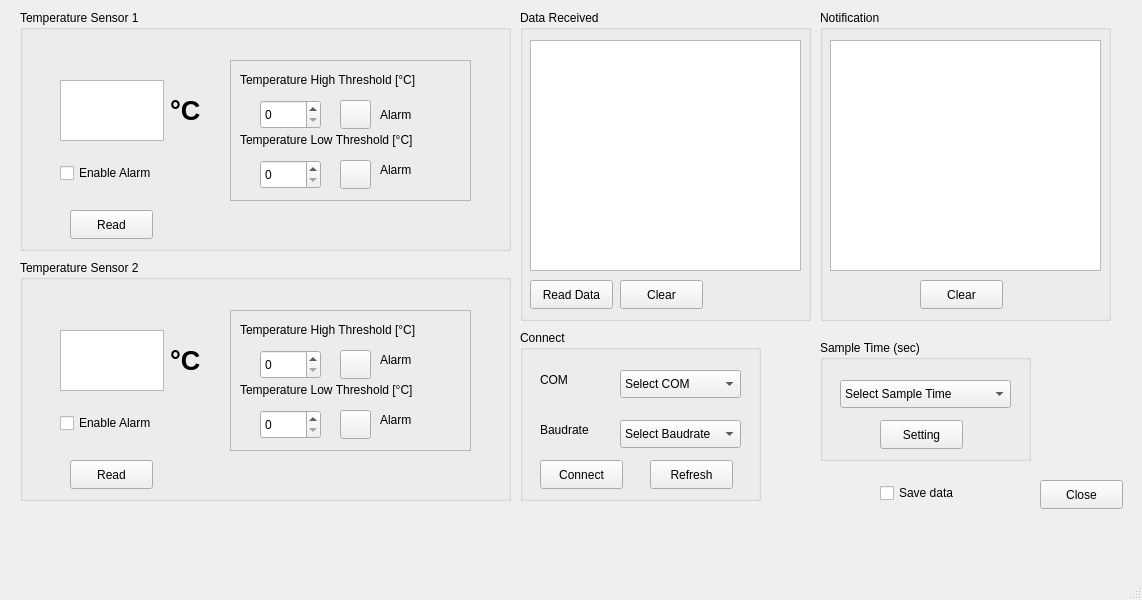
<?xml version="1.0" encoding="UTF-8"?>
<ui version="4.0">
 <class>MainWindow</class>
 <widget class="QMainWindow" name="MainWindow">
  <property name="geometry">
   <rect>
    <x>0</x>
    <y>0</y>
    <width>1142</width>
    <height>600</height>
   </rect>
  </property>
  <property name="windowTitle">
   <string>MainWindow</string>
  </property>
  <widget class="QWidget" name="centralwidget">
   <widget class="QGroupBox" name="groupBox">
    <property name="geometry">
     <rect>
      <x>20</x>
      <y>10</y>
      <width>491</width>
      <height>241</height>
     </rect>
    </property>
    <property name="title">
     <string>Temperature Sensor 1</string>
    </property>
    <widget class="QTextEdit" name="txt_TempSensor1">
     <property name="geometry">
      <rect>
       <x>40</x>
       <y>70</y>
       <width>104</width>
       <height>61</height>
      </rect>
     </property>
    </widget>
    <widget class="QCheckBox" name="cb_EnAlarm1">
     <property name="geometry">
      <rect>
       <x>40</x>
       <y>150</y>
       <width>121</width>
       <height>26</height>
      </rect>
     </property>
     <property name="text">
      <string>Enable Alarm</string>
     </property>
    </widget>
    <widget class="QLabel" name="label">
     <property name="geometry">
      <rect>
       <x>150</x>
       <y>80</y>
       <width>63</width>
       <height>40</height>
      </rect>
     </property>
     <property name="font">
      <font>
       <pointsize>20</pointsize>
       <bold>true</bold>
      </font>
     </property>
     <property name="text">
      <string>°C</string>
     </property>
    </widget>
    <widget class="QFrame" name="frame">
     <property name="geometry">
      <rect>
       <x>210</x>
       <y>50</y>
       <width>241</width>
       <height>141</height>
      </rect>
     </property>
     <property name="frameShape">
      <enum>QFrame::StyledPanel</enum>
     </property>
     <property name="frameShadow">
      <enum>QFrame::Raised</enum>
     </property>
     <widget class="QSpinBox" name="spb_TempHighThres1">
      <property name="geometry">
       <rect>
        <x>30</x>
        <y>40</y>
        <width>61</width>
        <height>29</height>
       </rect>
      </property>
     </widget>
     <widget class="QSpinBox" name="spb_TempLowThres1">
      <property name="geometry">
       <rect>
        <x>30</x>
        <y>100</y>
        <width>61</width>
        <height>29</height>
       </rect>
      </property>
     </widget>
     <widget class="QLabel" name="label_2">
      <property name="geometry">
       <rect>
        <x>10</x>
        <y>10</y>
        <width>221</width>
        <height>20</height>
       </rect>
      </property>
      <property name="text">
       <string>Temperature High Threshold [°C]</string>
      </property>
     </widget>
     <widget class="QLabel" name="label_3">
      <property name="geometry">
       <rect>
        <x>10</x>
        <y>70</y>
        <width>221</width>
        <height>20</height>
       </rect>
      </property>
      <property name="text">
       <string>Temperature Low Threshold [°C]</string>
      </property>
     </widget>
     <widget class="QPushButton" name="alm_TempHigh1">
      <property name="geometry">
       <rect>
        <x>110</x>
        <y>40</y>
        <width>31</width>
        <height>29</height>
       </rect>
      </property>
      <property name="text">
       <string/>
      </property>
     </widget>
     <widget class="QLabel" name="label_9">
      <property name="geometry">
       <rect>
        <x>150</x>
        <y>45</y>
        <width>63</width>
        <height>20</height>
       </rect>
      </property>
      <property name="text">
       <string>Alarm</string>
      </property>
     </widget>
     <widget class="QPushButton" name="alm_TempHigh1_2">
      <property name="geometry">
       <rect>
        <x>110</x>
        <y>100</y>
        <width>31</width>
        <height>29</height>
       </rect>
      </property>
      <property name="text">
       <string/>
      </property>
     </widget>
     <widget class="QLabel" name="label_10">
      <property name="geometry">
       <rect>
        <x>150</x>
        <y>100</y>
        <width>63</width>
        <height>20</height>
       </rect>
      </property>
      <property name="text">
       <string>Alarm</string>
      </property>
     </widget>
    </widget>
    <widget class="QPushButton" name="btn_ReadTemp1">
     <property name="geometry">
      <rect>
       <x>50</x>
       <y>200</y>
       <width>83</width>
       <height>29</height>
      </rect>
     </property>
     <property name="text">
      <string>Read</string>
     </property>
    </widget>
   </widget>
   <widget class="QGroupBox" name="groupBox_2">
    <property name="geometry">
     <rect>
      <x>20</x>
      <y>260</y>
      <width>491</width>
      <height>241</height>
     </rect>
    </property>
    <property name="title">
     <string>Temperature Sensor 2</string>
    </property>
    <widget class="QTextEdit" name="txt_TempSensor2">
     <property name="geometry">
      <rect>
       <x>40</x>
       <y>70</y>
       <width>104</width>
       <height>61</height>
      </rect>
     </property>
    </widget>
    <widget class="QCheckBox" name="checkBox_2">
     <property name="geometry">
      <rect>
       <x>40</x>
       <y>150</y>
       <width>121</width>
       <height>26</height>
      </rect>
     </property>
     <property name="text">
      <string>Enable Alarm</string>
     </property>
    </widget>
    <widget class="QLabel" name="label_4">
     <property name="geometry">
      <rect>
       <x>150</x>
       <y>80</y>
       <width>63</width>
       <height>40</height>
      </rect>
     </property>
     <property name="font">
      <font>
       <pointsize>20</pointsize>
       <bold>true</bold>
      </font>
     </property>
     <property name="text">
      <string>°C</string>
     </property>
    </widget>
    <widget class="QFrame" name="frame_2">
     <property name="geometry">
      <rect>
       <x>210</x>
       <y>50</y>
       <width>241</width>
       <height>141</height>
      </rect>
     </property>
     <property name="frameShape">
      <enum>QFrame::StyledPanel</enum>
     </property>
     <property name="frameShadow">
      <enum>QFrame::Raised</enum>
     </property>
     <widget class="QSpinBox" name="spb_TempHighThres2">
      <property name="geometry">
       <rect>
        <x>30</x>
        <y>40</y>
        <width>61</width>
        <height>29</height>
       </rect>
      </property>
     </widget>
     <widget class="QSpinBox" name="spb_TempLowThres2">
      <property name="geometry">
       <rect>
        <x>30</x>
        <y>100</y>
        <width>61</width>
        <height>29</height>
       </rect>
      </property>
     </widget>
     <widget class="QLabel" name="label_5">
      <property name="geometry">
       <rect>
        <x>10</x>
        <y>10</y>
        <width>221</width>
        <height>20</height>
       </rect>
      </property>
      <property name="text">
       <string>Temperature High Threshold [°C]</string>
      </property>
     </widget>
     <widget class="QLabel" name="label_6">
      <property name="geometry">
       <rect>
        <x>10</x>
        <y>70</y>
        <width>221</width>
        <height>20</height>
       </rect>
      </property>
      <property name="text">
       <string>Temperature Low Threshold [°C]</string>
      </property>
     </widget>
     <widget class="QPushButton" name="alm_TempHigh1_3">
      <property name="geometry">
       <rect>
        <x>110</x>
        <y>40</y>
        <width>31</width>
        <height>29</height>
       </rect>
      </property>
      <property name="text">
       <string/>
      </property>
     </widget>
     <widget class="QPushButton" name="alm_TempHigh1_4">
      <property name="geometry">
       <rect>
        <x>110</x>
        <y>100</y>
        <width>31</width>
        <height>29</height>
       </rect>
      </property>
      <property name="text">
       <string/>
      </property>
     </widget>
     <widget class="QLabel" name="label_11">
      <property name="geometry">
       <rect>
        <x>150</x>
        <y>40</y>
        <width>63</width>
        <height>20</height>
       </rect>
      </property>
      <property name="text">
       <string>Alarm</string>
      </property>
     </widget>
     <widget class="QLabel" name="label_12">
      <property name="geometry">
       <rect>
        <x>150</x>
        <y>100</y>
        <width>63</width>
        <height>20</height>
       </rect>
      </property>
      <property name="text">
       <string>Alarm</string>
      </property>
     </widget>
    </widget>
    <widget class="QPushButton" name="btn_ReadTemp2">
     <property name="geometry">
      <rect>
       <x>50</x>
       <y>200</y>
       <width>83</width>
       <height>29</height>
      </rect>
     </property>
     <property name="text">
      <string>Read</string>
     </property>
    </widget>
   </widget>
   <widget class="QGroupBox" name="groupBox_3">
    <property name="geometry">
     <rect>
      <x>820</x>
      <y>340</y>
      <width>211</width>
      <height>121</height>
     </rect>
    </property>
    <property name="title">
     <string>Sample Time (sec)</string>
    </property>
    <widget class="QComboBox" name="cbb_SampleTime">
     <property name="geometry">
      <rect>
       <x>20</x>
       <y>40</y>
       <width>171</width>
       <height>28</height>
      </rect>
     </property>
     <item>
      <property name="text">
       <string>Select Sample Time</string>
      </property>
     </item>
     <item>
      <property name="text">
       <string>5</string>
      </property>
     </item>
     <item>
      <property name="text">
       <string>10</string>
      </property>
     </item>
     <item>
      <property name="text">
       <string>30</string>
      </property>
     </item>
     <item>
      <property name="text">
       <string>60</string>
      </property>
     </item>
    </widget>
    <widget class="QPushButton" name="btn_Setting">
     <property name="geometry">
      <rect>
       <x>60</x>
       <y>80</y>
       <width>83</width>
       <height>29</height>
      </rect>
     </property>
     <property name="text">
      <string>Setting</string>
     </property>
    </widget>
   </widget>
   <widget class="QGroupBox" name="groupBox_4">
    <property name="geometry">
     <rect>
      <x>520</x>
      <y>330</y>
      <width>241</width>
      <height>171</height>
     </rect>
    </property>
    <property name="title">
     <string>Connect</string>
    </property>
    <widget class="QComboBox" name="cbb_COM">
     <property name="geometry">
      <rect>
       <x>100</x>
       <y>40</y>
       <width>121</width>
       <height>28</height>
      </rect>
     </property>
     <item>
      <property name="text">
       <string>Select COM</string>
      </property>
     </item>
    </widget>
    <widget class="QComboBox" name="cbb_Baudrate">
     <property name="geometry">
      <rect>
       <x>100</x>
       <y>90</y>
       <width>121</width>
       <height>28</height>
      </rect>
     </property>
     <item>
      <property name="text">
       <string>Select Baudrate</string>
      </property>
     </item>
    </widget>
    <widget class="QLabel" name="label_7">
     <property name="geometry">
      <rect>
       <x>20</x>
       <y>40</y>
       <width>60</width>
       <height>20</height>
      </rect>
     </property>
     <property name="text">
      <string>COM</string>
     </property>
    </widget>
    <widget class="QLabel" name="label_8">
     <property name="geometry">
      <rect>
       <x>20</x>
       <y>90</y>
       <width>63</width>
       <height>20</height>
      </rect>
     </property>
     <property name="text">
      <string>Baudrate</string>
     </property>
    </widget>
    <widget class="QPushButton" name="btn_Connect">
     <property name="geometry">
      <rect>
       <x>20</x>
       <y>130</y>
       <width>83</width>
       <height>29</height>
      </rect>
     </property>
     <property name="text">
      <string>Connect</string>
     </property>
    </widget>
    <widget class="QPushButton" name="btn_Refresh">
     <property name="geometry">
      <rect>
       <x>130</x>
       <y>130</y>
       <width>83</width>
       <height>29</height>
      </rect>
     </property>
     <property name="text">
      <string>Refresh</string>
     </property>
    </widget>
   </widget>
   <widget class="QPushButton" name="btn_Close">
    <property name="geometry">
     <rect>
      <x>1040</x>
      <y>480</y>
      <width>83</width>
      <height>29</height>
     </rect>
    </property>
    <property name="text">
     <string>Close</string>
    </property>
   </widget>
   <widget class="QGroupBox" name="groupBox_5">
    <property name="geometry">
     <rect>
      <x>520</x>
      <y>10</y>
      <width>291</width>
      <height>311</height>
     </rect>
    </property>
    <property name="title">
     <string>Data Received</string>
    </property>
    <widget class="QTextEdit" name="txt_DataReceived">
     <property name="geometry">
      <rect>
       <x>10</x>
       <y>30</y>
       <width>271</width>
       <height>231</height>
      </rect>
     </property>
    </widget>
    <widget class="QPushButton" name="btn_ClearData">
     <property name="geometry">
      <rect>
       <x>100</x>
       <y>270</y>
       <width>83</width>
       <height>29</height>
      </rect>
     </property>
     <property name="text">
      <string>Clear</string>
     </property>
    </widget>
    <widget class="QPushButton" name="btn_ReadData">
     <property name="geometry">
      <rect>
       <x>10</x>
       <y>270</y>
       <width>83</width>
       <height>29</height>
      </rect>
     </property>
     <property name="text">
      <string>Read Data</string>
     </property>
    </widget>
   </widget>
   <widget class="QGroupBox" name="groupBox_6">
    <property name="geometry">
     <rect>
      <x>820</x>
      <y>10</y>
      <width>291</width>
      <height>311</height>
     </rect>
    </property>
    <property name="title">
     <string>Notification</string>
    </property>
    <widget class="QTextEdit" name="txt_Notification">
     <property name="geometry">
      <rect>
       <x>10</x>
       <y>30</y>
       <width>271</width>
       <height>231</height>
      </rect>
     </property>
    </widget>
    <widget class="QPushButton" name="btn_ClearNoti">
     <property name="geometry">
      <rect>
       <x>100</x>
       <y>270</y>
       <width>83</width>
       <height>29</height>
      </rect>
     </property>
     <property name="text">
      <string>Clear</string>
     </property>
    </widget>
   </widget>
   <widget class="QCheckBox" name="checkBox_3">
    <property name="geometry">
     <rect>
      <x>880</x>
      <y>480</y>
      <width>93</width>
      <height>26</height>
     </rect>
    </property>
    <property name="text">
     <string>Save data</string>
    </property>
   </widget>
  </widget>
  <widget class="QMenuBar" name="menubar">
   <property name="geometry">
    <rect>
     <x>0</x>
     <y>0</y>
     <width>1142</width>
     <height>25</height>
    </rect>
   </property>
  </widget>
  <widget class="QStatusBar" name="statusbar"/>
 </widget>
 <resources/>
 <connections/>
</ui>
